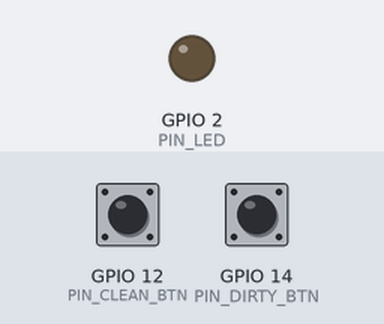
Bench run of a sketch on a simulated ESP32. On the bench: output pins drawn as LEDs (lit = HIGH). Dashed ring = blinking. The test bench sets the inputs (shaded band); at power-on: GPIO 12 (PIN_CLEAN_BTN) HIGH, GPIO 14 (PIN_DIRTY_BTN) HIGH. WiFi joins after 1.5 s; servers stay silent unless stated; uploads are accepted with an empty reply; what the sketch prints to the serial monitor is not drawn.

Above: at 3.9 s.
4.0 s: GPIO 12 (PIN_CLEAN_BTN) pulled LOW for 0.15 s
At 4.5 s:
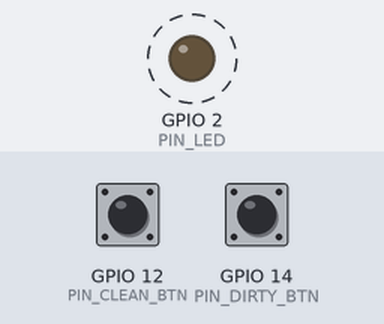
5.9 s: GPIO 14 (PIN_DIRTY_BTN) pulled LOW for 0.15 s
At 7.3 s:
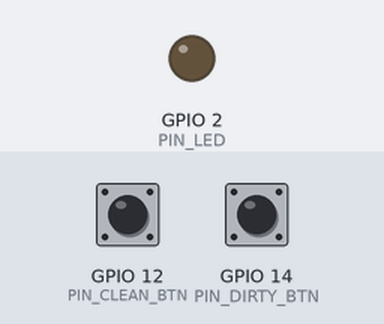
7.8 s: GPIO 14 (PIN_DIRTY_BTN) pulsed LOW 5 times (0.12 s each, 0.3 s apart)
Timing chart, 0 to 11.2 s (numbered marks = the images above; inputs shaded):
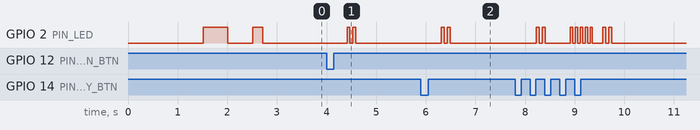

The sketch:

esp32_hygiesense.ino
```cpp
/*
 * ==============================================================================
 * HygieSense — ESP32 IoT Restroom Hygiene Feedback & Monitoring System
 * ==============================================================================
 * Target Hardware: ESP32 NodeMCU / ESP-WROOM-32 Dev Module
 *
 * Hardware Wiring:
 *   - Green Button (CLEAN) -> GPIO 12 to GND (Internal INPUT_PULLUP enabled)
 *   - Red Button (DIRTY)   -> GPIO 14 to GND (Internal INPUT_PULLUP enabled)
 *   - Status LED           -> GPIO 2  (Built-in Blue LED on most ESP32 boards)
 *
 * Operational Rules:
 *   1. Clean (Green) Button:
 *      - Increments GreenCount (+1)
 *      - Resets RedCount back to 0 (serviced/sanitized)
 *      - Sets status = "optimal"
 *      - Resets threshold count
 *   2. Dirty (Red) Button:
 *      - Increments RedCount (+1)
 *      - When RedCount reaches threshold (>= 3):
 *        Sets status = "needs_attention" to trigger immediate janitorial alert
 *
 * Communication:
 *   Uses direct HTTPS REST API to Firebase Realtime Database.
 *   NO external third-party Firebase libraries needed!
 *   Compatible with Arduino IDE, PlatformIO, and ESP-IDF Arduino core.
 * ==============================================================================
 */

#include <WiFi.h>
#include <WiFiClientSecure.h>
#include <HTTPClient.h>

// -----------------------------------------------------------------------------
// WiFi Configuration
// -----------------------------------------------------------------------------
const char* WIFI_SSID     = "YOUR_WIFI_NAME";      // Replace with your WiFi SSID
const char* WIFI_PASSWORD = "YOUR_WIFI_PASSWORD";  // Replace with your WiFi Password

// -----------------------------------------------------------------------------
// Firebase Realtime Database Configuration
// -----------------------------------------------------------------------------
// Base URL for the HygieSense Realtime Database (asia-southeast1)
const char* FIREBASE_HOST = "https://hygiesense-default-rtdb.asia-southeast1.firebasedatabase.app";

// Restroom Station Identifier (Each device should have a unique ID: Restroom_1, Restroom_2, etc.)
const char* RESTROOM_ID = "Restroom_1";

// System Alert Threshold: 3 dirty votes trigger immediate janitor dispatch
const int DIRTY_ALERT_THRESHOLD = 3;

// -----------------------------------------------------------------------------
// Pin Definitions
// -----------------------------------------------------------------------------
#define PIN_CLEAN_BTN 12   // Green Button (Clean feedback & Service Verified)
#define PIN_DIRTY_BTN 14   // Red Button (Dirty feedback)
#define PIN_LED       2    // Built-in Status LED indicator

// -----------------------------------------------------------------------------
// State Variables & Debounce
// -----------------------------------------------------------------------------
unsigned long lastCleanPressTime = 0;
unsigned long lastDirtyPressTime = 0;
const unsigned long DEBOUNCE_DELAY_MS = 300; // 300ms button debounce guard

// Local cache of counts
int cachedGreenCount = 0;
int cachedRedCount   = 0;

// -----------------------------------------------------------------------------
// Helper: Blink Status LED
// -----------------------------------------------------------------------------
void blinkLed(int times, int delayMs) {
  for (int i = 0; i < times; i++) {
    digitalWrite(PIN_LED, HIGH);
    delay(delayMs);
    digitalWrite(PIN_LED, LOW);
    if (i < times - 1) delay(delayMs);
  }
}

// -----------------------------------------------------------------------------
// Helper: Fetch Current Restroom State from Firebase RTDB
// -----------------------------------------------------------------------------
bool fetchCurrentCounts() {
  if (WiFi.status() != WL_CONNECTED) return false;

  WiFiClientSecure client;
  client.setInsecure(); // Skip SSL certificate validation for embedded simplicity

  HTTPClient https;
  String url = String(FIREBASE_HOST) + "/" + String(RESTROOM_ID) + ".json";

  if (https.begin(client, url)) {
    int httpCode = https.GET();
    if (httpCode == HTTP_CODE_OK) {
      String payload = https.getString();
      Serial.println("[HTTP GET] Current Node State: " + payload);

      // Parse GreenCount and RedCount (toInt automatically stops at non-digit characters)
      int greenIdx = payload.indexOf("\"GreenCount\":");
      if (greenIdx != -1) {
        cachedGreenCount = payload.substring(greenIdx + 13).toInt();
      }

      int redIdx = payload.indexOf("\"RedCount\":");
      if (redIdx != -1) {
        cachedRedCount = payload.substring(redIdx + 11).toInt();
      }

      https.end();
      return true;
    } else {
      Serial.printf("[HTTP GET] Failed, error code: %d\n", httpCode);
    }
    https.end();
  }
  return false;
}

// -----------------------------------------------------------------------------
// Helper: Send JSON PATCH to Firebase RTDB
// -----------------------------------------------------------------------------
bool sendFirebasePatch(const String& jsonPayload) {
  if (WiFi.status() != WL_CONNECTED) {
    Serial.println("[Firebase] Error: WiFi not connected");
    return false;
  }

  WiFiClientSecure client;
  client.setInsecure(); // Accept Firebase SSL handshake

  HTTPClient https;
  String url = String(FIREBASE_HOST) + "/" + String(RESTROOM_ID) + ".json";

  if (https.begin(client, url)) {
    https.addHeader("Content-Type", "application/json");

    // HTTP PATCH updates only the specified fields without overwriting the whole node
    int httpCode = https.PATCH(jsonPayload);

    if (httpCode == HTTP_CODE_OK || httpCode == 204) {
      Serial.printf("[Firebase PATCH] Success (%d): %s\n", httpCode, jsonPayload.c_str());
      blinkLed(2, 60);
      https.end();
      return true;
    } else {
      Serial.printf("[Firebase PATCH] HTTP Error (%d): %s\n", httpCode, https.getString().c_str());
      https.end();
      return false;
    }
  }
  return false;
}

// -----------------------------------------------------------------------------
// Action: Clean Button Pressed
// -----------------------------------------------------------------------------
void handleCleanButton() {
  Serial.println("\n[EVENT] Green Button Pressed -> CLEAN Feedback / Service Complete!");

  // Refresh latest counts from server to prevent desync
  fetchCurrentCounts();

  cachedGreenCount += 1;
  cachedRedCount = 0; // Reset dirty count back to 0 upon cleaning!

  // Build JSON payload
  // Threshold reset: status is returned to "optimal"
  String payload = "{";
  payload += "\"GreenCount\":" + String(cachedGreenCount) + ",";
  payload += "\"RedCount\":0,";
  payload += "\"status\":\"optimal\",";
  payload += "\"lastCleaned\":{\".sv\":\"timestamp\"},";
  payload += "\"lastUpdated\":{\".sv\":\"timestamp\"}";
  payload += "}";

  sendFirebasePatch(payload);
}

// -----------------------------------------------------------------------------
// Action: Dirty Button Pressed
// -----------------------------------------------------------------------------
void handleDirtyButton() {
  Serial.println("\n[EVENT] Red Button Pressed -> DIRTY Feedback!");

  // Refresh latest counts from server
  fetchCurrentCounts();

  cachedRedCount += 1;

  // Threshold rule: when RedCount reaches or exceeds 3, status becomes "needs_attention"
  String status = (cachedRedCount >= DIRTY_ALERT_THRESHOLD) ? "needs_attention" : "optimal";

  String payload = "{";
  payload += "\"RedCount\":" + String(cachedRedCount) + ",";
  payload += "\"status\":\"" + status + "\",";
  payload += "\"lastUpdated\":{\".sv\":\"timestamp\"}";
  payload += "}";

  if (cachedRedCount >= DIRTY_ALERT_THRESHOLD) {
    Serial.printf("[ALERT] Threshold (%d) reached! Restroom %s requires sanitation.\n", DIRTY_ALERT_THRESHOLD, RESTROOM_ID);
    blinkLed(5, 50); // Fast strobe alert on board LED
  }

  sendFirebasePatch(payload);
}

// -----------------------------------------------------------------------------
// Arduino Setup
// -----------------------------------------------------------------------------
void setup() {
  Serial.begin(115200);
  delay(1000);
  Serial.println("\n==================================================");
  Serial.println("   HygieSense IoT Station — Initializing...       ");
  Serial.println("==================================================");

  // Configure Button Pins with internal pullup resistors
  pinMode(PIN_CLEAN_BTN, INPUT_PULLUP);
  pinMode(PIN_DIRTY_BTN, INPUT_PULLUP);
  pinMode(PIN_LED, OUTPUT);
  digitalWrite(PIN_LED, LOW);

  // Connect to WiFi
  Serial.printf("Connecting to WiFi: %s ", WIFI_SSID);
  WiFi.mode(WIFI_STA);
  WiFi.begin(WIFI_SSID, WIFI_PASSWORD);

  int attempts = 0;
  while (WiFi.status() != WL_CONNECTED && attempts < 30) {
    delay(500);
    Serial.print(".");
    digitalWrite(PIN_LED, !digitalRead(PIN_LED));
    attempts++;
  }

  if (WiFi.status() == WL_CONNECTED) {
    digitalWrite(PIN_LED, HIGH);
    Serial.println("\n[WiFi] Connected successfully!");
    Serial.print("[WiFi] IP Address: ");
    Serial.println(WiFi.localIP());
    Serial.print("[WiFi] RSSI Signal: ");
    Serial.print(WiFi.RSSI());
    Serial.println(" dBm");

    // Fetch initial node state from Firebase
    fetchCurrentCounts();
    digitalWrite(PIN_LED, LOW);
  } else {
    Serial.println("\n[WiFi] Connection timed out! Check credentials.");
  }

  Serial.println("\nSystem Ready. Awaiting user button feedback...");
  Serial.println(" - Press Green Button (GPIO 12): Record Clean & Reset Dirty to 0");
  Serial.println(" - Press Red Button   (GPIO 14): Record Dirty (Threshold: 3)");
  Serial.println("--------------------------------------------------");
}

// -----------------------------------------------------------------------------
// Arduino Main Loop
// -----------------------------------------------------------------------------
void loop() {
  // Auto-reconnect WiFi if connection drops
  if (WiFi.status() != WL_CONNECTED) {
    static unsigned long lastReconnectAttempt = 0;
    if (millis() - lastReconnectAttempt > 10000) {
      lastReconnectAttempt = millis();
      Serial.println("[WiFi] Reconnecting...");
      WiFi.reconnect();
    }
    return;
  }

  unsigned long currentMillis = millis();

  // Read Green Button (CLEAN) — Active LOW
  if (digitalRead(PIN_CLEAN_BTN) == LOW) {
    if (currentMillis - lastCleanPressTime > DEBOUNCE_DELAY_MS) {
      lastCleanPressTime = currentMillis;
      handleCleanButton();
      // Wait until button is released to prevent repeated triggers
      while (digitalRead(PIN_CLEAN_BTN) == LOW) {
        delay(10);
      }
    }
  }

  // Read Red Button (DIRTY) — Active LOW
  if (digitalRead(PIN_DIRTY_BTN) == LOW) {
    if (currentMillis - lastDirtyPressTime > DEBOUNCE_DELAY_MS) {
      lastDirtyPressTime = currentMillis;
      handleDirtyButton();
      // Wait until button is released
      while (digitalRead(PIN_DIRTY_BTN) == LOW) {
        delay(10);
      }
    }
  }

  delay(20); // Small loop pacing
}
```

Measured:
- after the input at 4.0 s, GPIO 2 (PIN_LED): alternates HIGH for 0.06 s and LOW for 0.06 s, 4 changes in all, then stays LOW, starting after 0.41 s
- after the input at 5.9 s, GPIO 2 (PIN_LED): alternates HIGH for 0.06 s and LOW for 0.06 s, 4 changes in all, then stays LOW, starting after 0.41 s
